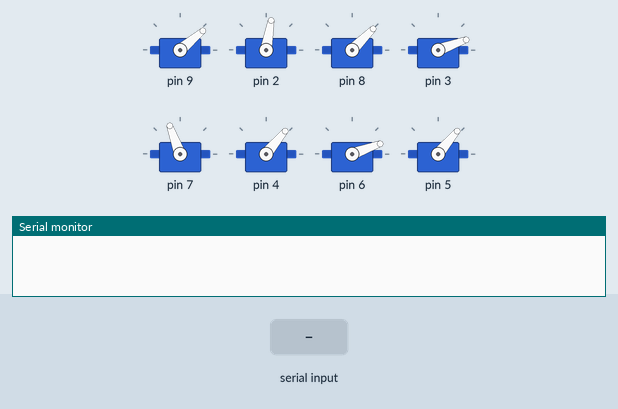
The sketch below on a simulated Arduino Uno, built with avr-gcc and run on an emulated ATmega328P. On the bench: 8 × servo, the last lines printed to the serial monitor. The inputs (shaded band) are chosen by the test bench.

Above: at 1.2 s.
1.3 s: "6\n" received over Serial
At 1.47 s:
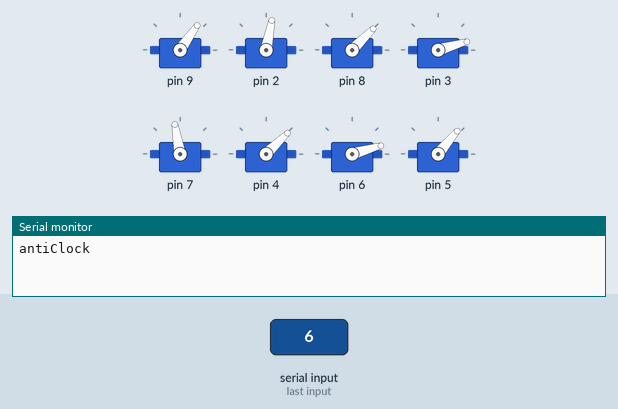
At 7.9 s:
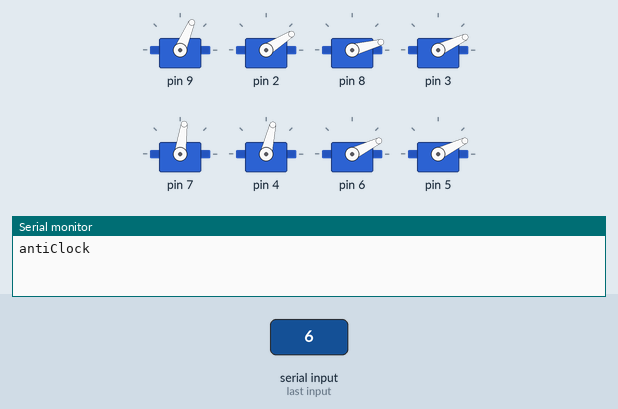
13.3 s: "1\n" received over Serial
16.3 s: "3\n" received over Serial
18.8 s: "6\n" received over Serial
At 24.9 s:
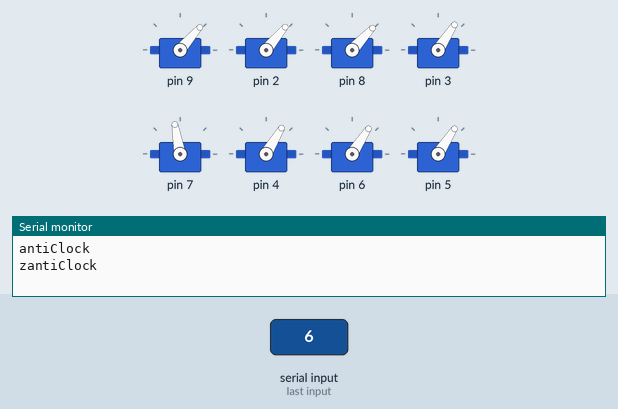
Timing chart, 0 to 32.5 s (numbered marks = the images above; inputs shaded):
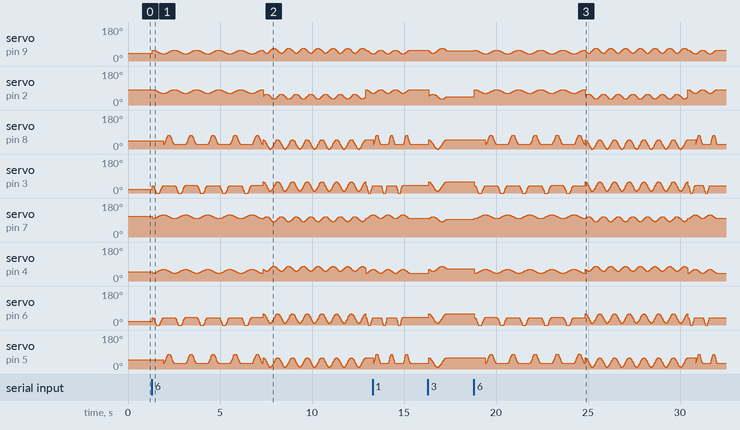

The sketch:

stats.ino
```cpp
#include <Arduino.h>
#include <Servo.h>
#include "robot.h"

void parseData(String data);

Robot robot;
char input;
int period;
int incr;
int dir;
int angle = 0;
//int angle = 0;
void setup() {
  Serial.begin(9600);
  Serial.setTimeout(50);
  robot.init();
  input = 9;
  period = 1200;
  incr = 0;

}

bool isValidNumber(int n) {
  return n >= 0 && n < 10;
}

void loop() {
  while (Serial.available()) {
    char inp = Serial.read();
    inp -= '0';
    if (!isValidNumber(inp)) {
      continue;
    } else if (inp == 6) {
      angle = 0;
      delay(10);
      dir = Serial.read() - '0';
      delay(10);
      while (Serial.available()) {
        int nextV = Serial.read() - '0';
        if (!isValidNumber(nextV)) {
          break;
        }
        angle = angle * 10 + nextV;
      }
      //Serial.readString();
      if (angle < 45) {
        angle = 0;
      } else if (angle > 45) {
        angle = 90;
      }
      //Serial.print("Angle : ");
      //Serial.println(angle);
      //Serial.print("Dir : ");
      //Serial.println(dir);
      input = inp;
      break;
    } else {
      input = inp;
      //Serial.println(input);
      delay(10);
    }
  }
  //Serial.println('a');
  if (input == 9) {
    return;
  }
  else if (input == 6) {
    //Serial.println("B");
    if (dir == 0) {
      parseData(10, angle);
    } else {
      parseData(11, angle);
    }
  } else {
    //Serial.println("A");
    parseData(input, 0);
  }
}

void parseData(char data, int angle) {
  switch (data) {

    case 1: // Up
      //Serial.println("Up");
      robot.walk(1, 800);
      input = 9;
      break;

    case 3: // Left
      //Serial.println("Left");
      robot.turnL(1, 1000);
      //robot.walk(1, 1000);
      //robot.zero();
      input = 9;
      break;

    case 4: // Right
      //Serial.println("Right");
      robot.turnR(1, 1000);
      //robot.walk(2, 1000);
      //robot.zero();
      input = 9;
      break;

    case 5: // STOP
      robot.zero();
      //Serial.println("Stop");
      input = 9;
      break;

    case 8://push up
      //Serial.println("push up");
      //robot.pushUp(2, period);
      robot.walk(6, 1500);
      //Serial.println(angle);
      robot.turnR(angle, 1000);
      //Serial.println("finish");
      input = 9;
      break;
    case 10:
      Serial.println("clockwise");
      robot.walk(5, 1200);
      robot.turnR(7, 800);
      robot.walk(2, 800);
      sendDone();
      input = 9;
      break;
    case 11:
      Serial.println("antiClock");
      robot.walk(5, 1200);
      robot.turnL(7, 800);
      robot.walk(2, 800);
      sendDone();
      input = 9;
      break;
    default:
      break;
  }
}

void sendDone(){
  for(int i = 0; i<1; i++){
    Serial.print("z");
  }
}
```

robot.cpp
```cpp
#include "robot.h"


void Robot::init(){
    // Map between servos and board pins
    board_pins[0] = 9; // Servo S0 - X ---- 9
    board_pins[1] = 2; // Servo S1 - X ---- 2
    board_pins[2] = 8; // Servo S2 - Z ----- 8
    board_pins[3] = 3; // Servo S3 - Z ----- 3
    board_pins[4] = 7; // Servo S4 - X ------ 7
    board_pins[5] = 4; // Servo S5 - X ----- 4
    board_pins[6] = 6; // Servo S6 - Z ----- 6
    board_pins[7] = 5; // Servo S7 - Z ----- 5

    // Trim values for zero position calibration.
    // Error value for every servo.
    // Trim Error = Real turning - Angle given
//    trim[0] = -65;
//    trim[1] = 15;
//    trim[2] = -55;
//    trim[3] = -60; // Changed
//    trim[4] = 50;
//    trim[5] = -65;
//    trim[6] = -65;
//    trim[7] = -60;

    trim[0] = -50;
    trim[1] = -10;
    trim[2] = -45;//55
    trim[3] = -70; // Changed
    trim[4] = 20;
    trim[5] = -40;
    trim[6] = -70;
    trim[7] = -40;

    // Set reverse movement to false -  forward setting
    for (int i=0; i<8; i++) reverse[i] = false;

    // Init an oscillator for each servo
    for(int i=0; i<8; i++){
        oscillator[i].start(); // start every oscillator
        servo[i].attach(board_pins[i]); // attach every servo
    }
    //Set everyservo to initial pos
    zero();
}

void Robot::turnR(float steps, int T=600){
    // Adjust for Right ----------------
    int x_amp = 13;
    int z_amp = 25;
    int ap = 15;
    int hi = 15;
    // ---------------------------------
    int period[] = {T, T, T, T, T, T, T, T};
    int amplitude[] = {x_amp,x_amp,z_amp,z_amp,x_amp,x_amp,z_amp,z_amp};
    int offset[] = {90+ap,90-ap,90-hi,90+hi,90-ap,90+ap,90+hi,90-hi};
    int phase[] = {0,180,90,90,180,0,90,90};

    execute(steps, period, amplitude, offset, phase);
}

void Robot::turnL(float steps, int T=600){
    // Adjust for Right ----------------
    int x_amp = 13;
    int z_amp = 25;
    int ap = 15;
    int hi = 15;
    // ---------------------------------
    int period[] = {T, T, T, T, T, T, T, T};
    int amplitude[] = {x_amp,x_amp,z_amp,z_amp,x_amp,x_amp,z_amp,z_amp};
    int offset[] = {90+ap,90-ap-20,90-hi-5,90+hi,90-ap,90+ap,90+hi,90-hi};
    int phase[] = {180,0,90,90,0,180,90,90};

    execute(steps, period, amplitude, offset, phase);
}

void Robot::dance(float steps, int T=600){
    // Pass
}

void Robot::frontBack(float steps, int T=600){
    // Pass
}

void Robot::run(float steps, int T=5000){
    // Pass
}

void Robot::omniWalk(float steps, int T, bool side, float turn_factor){
    // Pass
}

void Robot::moonwalkL(float steps, int T=5000){
    // Pass
}

void Robot::walk(float steps, int T=5000){
    // Adjust for Right ----------------
    int x_amp = 10;
    int z_amp = 25;
    int ap = 20;
    int hi = -5;
    int front_x = 12;
    // ---------------------------------

    int period[] = {T, T, T/2, T/2, T, T, T/2, T/2};
    int amplitude[] = {x_amp,x_amp,z_amp,z_amp,x_amp,x_amp,z_amp,z_amp};
    int offset[] = {   90+ap-front_x,
                                90-ap+front_x,
                                90-hi,
                                90+hi,
                                90-ap-front_x+30,
                                90+ap+front_x-30,
                                90+hi,
                                90-hi
                    };
    int  phase[] = {90, 90, 270, 90, 270, 270, 90, 270};

    for (int i=0; i<8; i++){
        oscillator[i].reset(); // Reset oscillator
        oscillator[i].setPeriod(period[i]); // Set period
        oscillator[i].setAmplitude(amplitude[i]);// Set Amplitude
        oscillator[i].setPhase(phase[i]); // Set Phase
        oscillator[i].setOffset(offset[i]); // Set offset
    }

    // Time after going indicated no of steps
    _final_time = millis() + period[0]*steps;
    // Starting time
    _init_time = millis();
    bool side;
    while (millis() < _final_time){ // While walking is supposed to end
        side = (int)((millis()-_init_time) / (period[0]/2)) % 2; // Switchmoving side
        setServo(0, oscillator[0].refresh());
        setServo(1, oscillator[1].refresh());
        setServo(4, oscillator[4].refresh());
        setServo(5, oscillator[5].refresh());

        // Two instances of walking
        if (side == 0){
            setServo(3, oscillator[3].refresh());
            setServo(6, oscillator[6].refresh());
        }
        else{
            setServo(2, oscillator[2].refresh());
            setServo(7, oscillator[7].refresh());
        }
        delay(1);
    }
}

void Robot::upDown(float steps, int T=5000){
    // Pass
}


void Robot::hello(){
    // Pass
}

void Robot::jump(){
    // Pass
}

void Robot::pushUp(float steps, int T=600){
    int z_amp = 40;
    int x_amp = 20;
    int hi = 10;
    int period[] = {T, T, T, T, T, T, T, T};
    int amplitude[] = {0,0,z_amp,z_amp,0,0,0,0};
    int offset[] = {90,90,90-hi,90+hi,90-x_amp,90+x_amp,90+hi,90-hi};
    int phase[] = {0,0,0,180,0,0,0,180};

    execute(steps, period, amplitude, offset, phase);
}

void Robot::home(){
    int ap = 20;
    int hi = 35;
    int position[] = {90+ap,90-ap,90-hi,90+hi,90-ap,90+ap,90+hi,90-hi};
    for (int i=0; i<8; i++) setServo(i, position[i]);
}

// Initial position
void Robot::zero(){
    for (int i=0; i<8; i++) setServo(i, 90);
}

// Change value of reverse array
void Robot::reverseServo(int id){
    if (reverse[id])
        reverse[id] = 0;
    else
        reverse[id] = 1;
}


// Sets an angle to a Servo
void Robot::setServo(int id, float target){
    if (!reverse[id])
        // If servo is set to be turned in forward,
        // Go (angle+error)
//        if (id == 3){
//          servo[id].write(target+trim[id]);
//        }else{
//
//        }
        servo[id].write(target+trim[id]);
    else
        servo[id].write(180-(target+trim[id]));
    _servo_position[id] = target;
}

float Robot::getServo(int id){
    return _servo_position[id];
}


void Robot::moveServos(int time, float target[8]) {
    if (time>10){
        for (int i = 0; i < 8; i++)	_increment[i] = (target[i] - _servo_position[i]) / (time / 10.0);
        _final_time =  millis() + time;

        while (millis() < _final_time){
            _partial_time = millis() + 10;
            for (int i = 0; i < 8; i++) setServo(i, _servo_position[i] + _increment[i]);
            while (millis() < _partial_time); //pause
        }
    }
    else{
        for (int i = 0; i < 8; i++) setServo(i, target[i]);
    }
    for (int i = 0; i < 8; i++) _servo_position[i] = target[i];
}

void Robot::execute(float steps, int period[8], int amplitude[8], int offset[8], int phase[8]){

    for (int i=0; i<8; i++){
        oscillator[i].setPeriod(period[i]);
        oscillator[i].setAmplitude(amplitude[i]);
        oscillator[i].setPhase(phase[i]);
        oscillator[i].setOffset(offset[i]);
    }

    unsigned long global_time = millis();

    for (int i=0; i<8; i++) oscillator[i].setTime(global_time);

    _final_time = millis() + period[0]*steps;
    while (millis() < _final_time){
        for (int i=0; i<8; i++){
            setServo(i, oscillator[i].refresh());
        }
        yield();
    }
}

int Robot::angToUsec(float value){
    return value/180 * (MAX_PULSE_WIDTH-MIN_PULSE_WIDTH) + MIN_PULSE_WIDTH;
}
```

robot.h
```cpp
#ifndef robot_h
#define robot_h

#include <Servo.h>
#include <Octosnake.h>

class Robot{
public:
    void init();
    void run(float steps, int period);
    void walk(float steps, int period);
    void omniWalk(float steps, int T, bool side, float turn_factor);
    //void backward(float steps, int period);
    void turnL(float steps, int period);
    void turnR(float steps, int period);
    void moonwalkL(float steps, int period);
    void dance(float steps, int period);
    void upDown(float steps, int period);
    void pushUp(float steps, int period);
    void hello();
    void jump();
    void home();
    void zero();
    void frontBack(float steps, int period);

    void setServo(int id, float target);
    void reverseServo(int id);
    float getServo(int id);
    void moveServos(int time, float target[8]);

private:
    Oscillator oscillator[8];
    Servo servo[8];
    int board_pins[8];
    int trim[8];
    bool reverse[8];
    unsigned long _init_time;
    unsigned long _final_time;
    unsigned long _partial_time;
    float _increment[8];
    float _servo_position[8];

    int angToUsec(float value);
    void execute(float steps, int period[8], int amplitude[8], int offset[8], int phase[8]);
};

#endif
```
